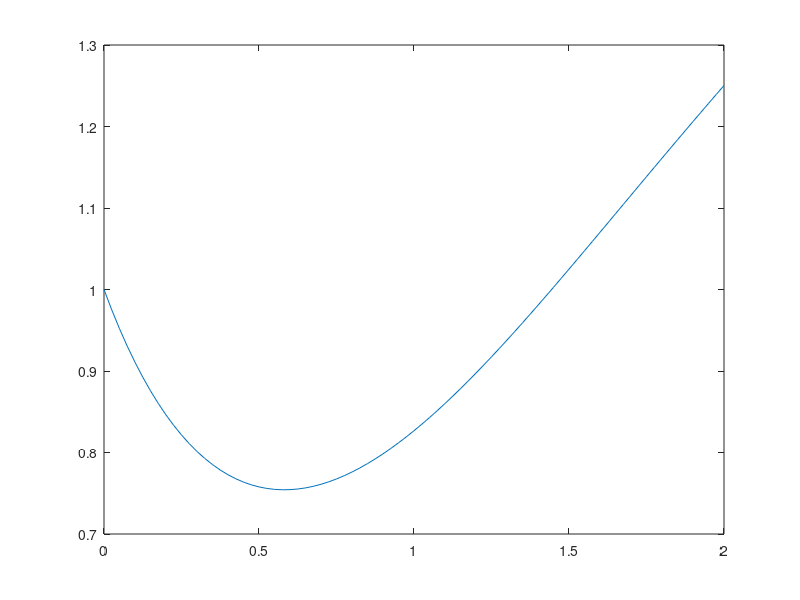

Recreate this plot in MATLAB.
%Euler Forward ODE Solver
clear
clc
close all

%Inputs
func = @(x,y) x-y^2;
h = 0.025;
x_upper_lim = 2;
x_0 = 0;
x = transpose(x_0:h:x_upper_lim);
y = zeros(length(x),1);
%Initial Boundary Condition
y(1,1) = 1;

for i = 2:length(y)
    y(i,1) = y(i-1)+h*func(x(i-1),y(i-1));
end

%Result
plot(x,y)
